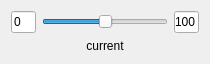
<?xml version="1.0" encoding="UTF-8"?>
<ui version="4.0">
 <class>LabeledSlider</class>
 <widget class="QWidget" name="LabeledSlider">
  <property name="geometry">
   <rect>
    <x>0</x>
    <y>0</y>
    <width>210</width>
    <height>50</height>
   </rect>
  </property>
  <property name="windowTitle">
   <string>Form</string>
  </property>
  <layout class="QGridLayout" name="gridLayout" columnstretch="1,5,1">
   <item row="0" column="1">
    <widget class="QSlider" name="horizontalSlider">
     <property name="maximum">
      <number>100</number>
     </property>
     <property name="value">
      <number>50</number>
     </property>
     <property name="orientation">
      <enum>Qt::Horizontal</enum>
     </property>
    </widget>
   </item>
   <item row="1" column="1">
    <widget class="QLabel" name="lblCurrent">
     <property name="text">
      <string>current</string>
     </property>
     <property name="alignment">
      <set>Qt::AlignCenter</set>
     </property>
    </widget>
   </item>
   <item row="0" column="2">
    <widget class="QLineEdit" name="txtMax">
     <property name="sizePolicy">
      <sizepolicy hsizetype="Maximum" vsizetype="Fixed">
       <horstretch>0</horstretch>
       <verstretch>0</verstretch>
      </sizepolicy>
     </property>
     <property name="text">
      <string>100</string>
     </property>
    </widget>
   </item>
   <item row="0" column="0">
    <widget class="QLineEdit" name="txtMin">
     <property name="sizePolicy">
      <sizepolicy hsizetype="Maximum" vsizetype="Fixed">
       <horstretch>0</horstretch>
       <verstretch>0</verstretch>
      </sizepolicy>
     </property>
     <property name="text">
      <string>0</string>
     </property>
    </widget>
   </item>
  </layout>
 </widget>
 <resources/>
 <connections/>
</ui>
